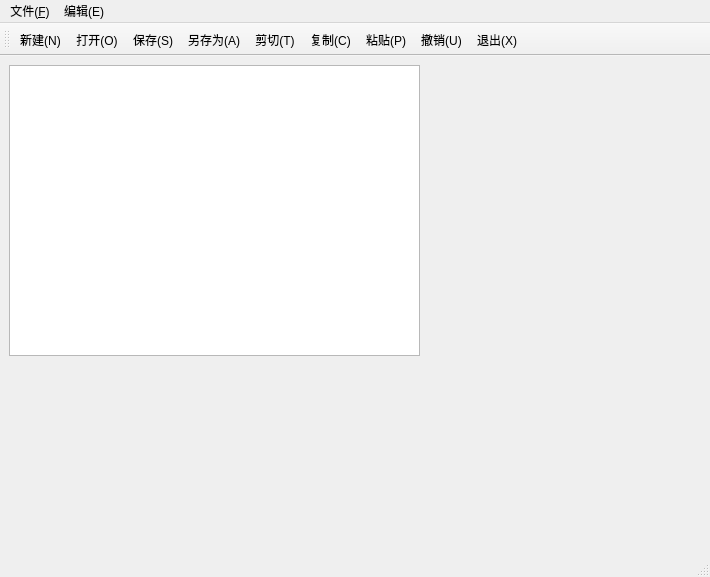
<?xml version="1.0" encoding="UTF-8"?>
<ui version="4.0">
 <class>MainWindow</class>
 <widget class="QMainWindow" name="MainWindow">
  <property name="geometry">
   <rect>
    <x>0</x>
    <y>0</y>
    <width>710</width>
    <height>577</height>
   </rect>
  </property>
  <property name="windowTitle">
   <string>MyNotepad</string>
  </property>
  <widget class="QWidget" name="centralWidget">
   <widget class="QTextEdit" name="textEdit">
    <property name="geometry">
     <rect>
      <x>9</x>
      <y>9</y>
      <width>411</width>
      <height>291</height>
     </rect>
    </property>
   </widget>
  </widget>
  <widget class="QMenuBar" name="menuBar">
   <property name="geometry">
    <rect>
     <x>0</x>
     <y>0</y>
     <width>710</width>
     <height>21</height>
    </rect>
   </property>
   <widget class="QMenu" name="menu_F">
    <property name="title">
     <string>文件(&amp;F)</string>
    </property>
    <addaction name="newFileAction"/>
    <addaction name="openFileAction"/>
    <addaction name="saveFileAction"/>
    <addaction name="saveAsFileAction"/>
    <addaction name="separator"/>
    <addaction name="exitNotepadAction"/>
    <addaction name="separator"/>
   </widget>
   <widget class="QMenu" name="menu_E">
    <property name="title">
     <string>编辑(E)</string>
    </property>
    <addaction name="undoAction"/>
    <addaction name="redoAction"/>
    <addaction name="separator"/>
    <addaction name="cutAction"/>
    <addaction name="copyAction"/>
    <addaction name="pasteAction"/>
    <addaction name="deleteAction"/>
    <addaction name="separator"/>
    <addaction name="selectAllAction"/>
   </widget>
   <addaction name="menu_F"/>
   <addaction name="menu_E"/>
  </widget>
  <widget class="QToolBar" name="mainToolBar">
   <attribute name="toolBarArea">
    <enum>TopToolBarArea</enum>
   </attribute>
   <attribute name="toolBarBreak">
    <bool>false</bool>
   </attribute>
   <addaction name="newFileAction"/>
   <addaction name="openFileAction"/>
   <addaction name="saveFileAction"/>
   <addaction name="saveAsFileAction"/>
   <addaction name="cutAction"/>
   <addaction name="copyAction"/>
   <addaction name="pasteAction"/>
   <addaction name="undoAction"/>
   <addaction name="exitNotepadAction"/>
  </widget>
  <widget class="QStatusBar" name="statusBar"/>
  <action name="newFileAction">
   <property name="icon">
    <iconset resource="image.qrc">
     <normaloff>:/image/new.png</normaloff>:/image/new.png</iconset>
   </property>
   <property name="text">
    <string>新建(N)</string>
   </property>
   <property name="shortcut">
    <string>Ctrl+N</string>
   </property>
  </action>
  <action name="openFileAction">
   <property name="icon">
    <iconset resource="image.qrc">
     <normaloff>:/image/open_file.png</normaloff>:/image/open_file.png</iconset>
   </property>
   <property name="text">
    <string>打开(O)</string>
   </property>
   <property name="shortcut">
    <string>Ctrl+O</string>
   </property>
  </action>
  <action name="saveFileAction">
   <property name="icon">
    <iconset resource="image.qrc">
     <normaloff>:/image/save.png</normaloff>:/image/save.png</iconset>
   </property>
   <property name="text">
    <string>保存(S)</string>
   </property>
   <property name="shortcut">
    <string>Ctrl+S</string>
   </property>
  </action>
  <action name="saveAsFileAction">
   <property name="icon">
    <iconset resource="image.qrc">
     <normaloff>:/image/save_as.jpg</normaloff>:/image/save_as.jpg</iconset>
   </property>
   <property name="text">
    <string>另存为(A)</string>
   </property>
   <property name="shortcut">
    <string>Ctrl+Shift+S</string>
   </property>
  </action>
  <action name="exitNotepadAction">
   <property name="icon">
    <iconset resource="image.qrc">
     <normaloff>:/image/exit.png</normaloff>:/image/exit.png</iconset>
   </property>
   <property name="text">
    <string>退出(X)</string>
   </property>
   <property name="shortcut">
    <string>Ctrl+X</string>
   </property>
  </action>
  <action name="undoAction">
   <property name="icon">
    <iconset resource="image.qrc">
     <normaloff>:/image/undo.png</normaloff>:/image/undo.png</iconset>
   </property>
   <property name="text">
    <string>撤销(U)</string>
   </property>
   <property name="shortcut">
    <string>Ctrl+U</string>
   </property>
  </action>
  <action name="cutAction">
   <property name="icon">
    <iconset resource="image.qrc">
     <normaloff>:/image/cut.png</normaloff>:/image/cut.png</iconset>
   </property>
   <property name="text">
    <string>剪切(T)</string>
   </property>
   <property name="shortcut">
    <string>Ctrl+T</string>
   </property>
  </action>
  <action name="copyAction">
   <property name="icon">
    <iconset resource="image.qrc">
     <normaloff>:/image/copy.png</normaloff>:/image/copy.png</iconset>
   </property>
   <property name="text">
    <string>复制(C)</string>
   </property>
   <property name="shortcut">
    <string>Ctrl+C</string>
   </property>
  </action>
  <action name="pasteAction">
   <property name="icon">
    <iconset resource="image.qrc">
     <normaloff>:/image/paste.png</normaloff>:/image/paste.png</iconset>
   </property>
   <property name="text">
    <string>粘贴(P)</string>
   </property>
   <property name="shortcut">
    <string>Ctrl+P</string>
   </property>
  </action>
  <action name="deleteAction">
   <property name="text">
    <string>删除(L)</string>
   </property>
   <property name="shortcut">
    <string>Del</string>
   </property>
  </action>
  <action name="selectAllAction">
   <property name="text">
    <string>全选(A)</string>
   </property>
   <property name="shortcut">
    <string>Ctrl+A</string>
   </property>
  </action>
  <action name="redoAction">
   <property name="icon">
    <iconset theme="redo" resource="image.qrc">
     <normaloff>:/image/redo.png</normaloff>:/image/redo.png</iconset>
   </property>
   <property name="text">
    <string>重做(Y)</string>
   </property>
   <property name="shortcut">
    <string>Ctrl+Y</string>
   </property>
  </action>
 </widget>
 <layoutdefault spacing="6" margin="11"/>
 <resources>
  <include location="image.qrc"/>
 </resources>
 <connections/>
</ui>
